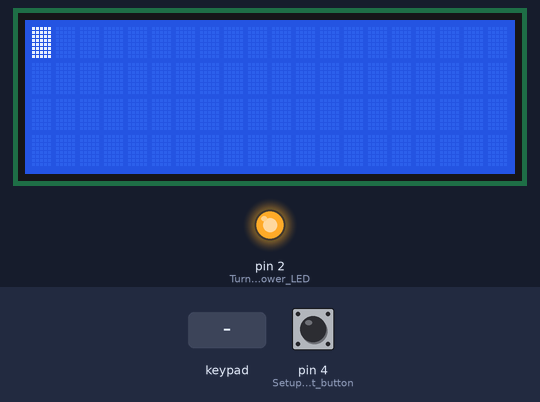
This sketch was run on a simulated Arduino Uno, built with avr-gcc and run on an emulated ATmega328P. Shown: 20×4 character LCD, output pins drawn as LEDs (lit = HIGH). Wiring (inferred from the signals the program sends): 4×4 keypad with keys 1 2 3 + 4 5 6 _ 7 8 9 * X 0 = /: rows pin 5, pin 6, pin 7, pin 8; columns pin 9, pin 10, pin 11, pin 12. The inputs (shaded band) are chosen by the test bench; at power-on: pin 4 (Setup_shift_button) HIGH. Pins used as bus, display or sensor lines are not drawn.

Above: at 1.3 s.
1.4 s: keypad keys 7 + 5 = pressed 0.4 s apart
At 3.6 s:
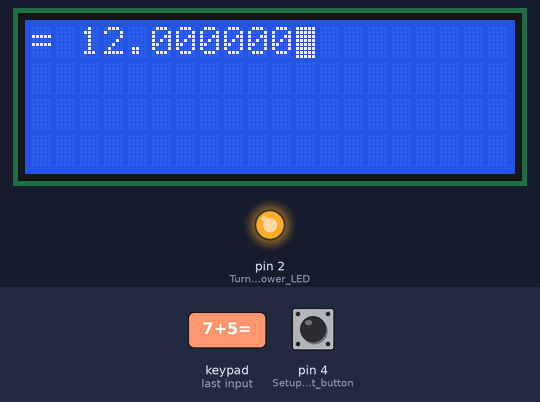
4.5 s: keypad keys 1 2 3 4 * pressed 0.4 s apart
At 6.9 s:
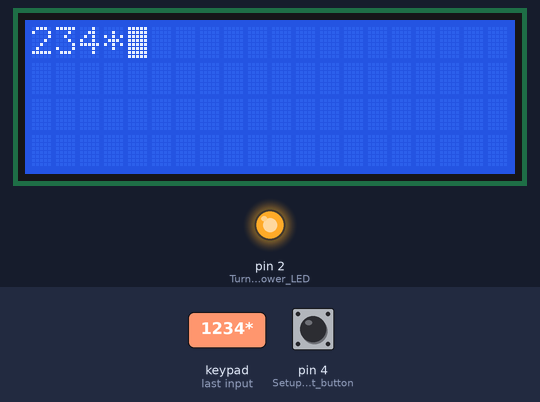
8.0 s: key '+' pressed
At 9.3 s:
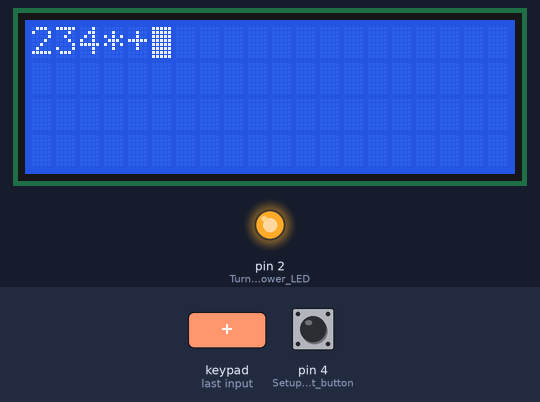
9.6 s: key '*' pressed
At 10.8 s:
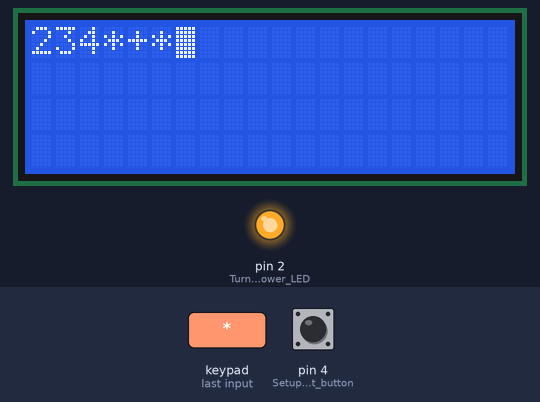
11.2 s: keypad keys 6 * 7 = pressed 0.4 s apart
At 13.5 s:
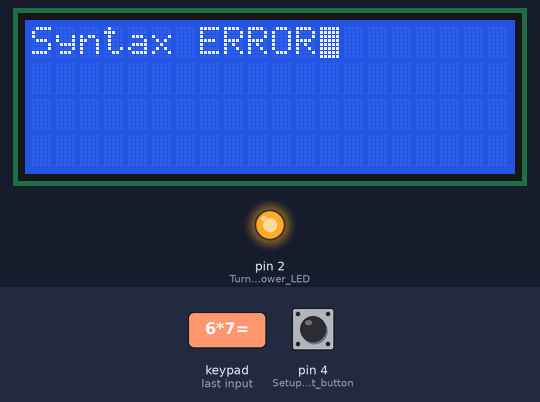
14.3 s: keypad keys 8 / 2 = pressed 0.4 s apart
At 15.05 s:
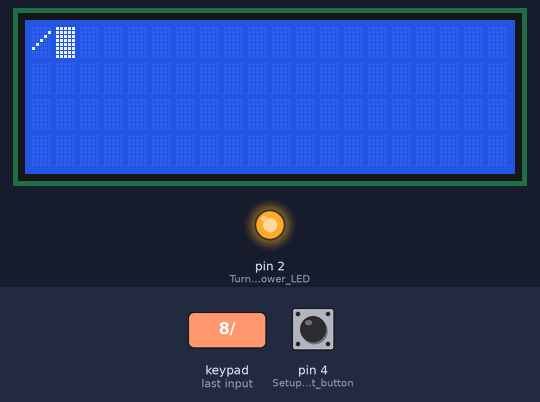
Timing chart, 0 to 17.3 s (numbered marks = the images above; inputs shaded):
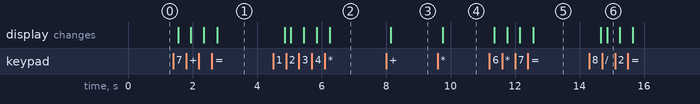

The sketch:

capstoneCalculator.ino
```cpp
/*******************************************************************
 *                  Capstone Calculator
 * An arduino based calculator created as a part of our Capstone.
 *
 * By: Matthew Wagner, Noah Blain, Donovan Booker, Brandon Garner
 *******************************************************************/

#include <Wire.h>
#include <LiquidCrystal_I2C.h>

double nothing = 3.4028235*pow(10,38);                                                                              // This value has been set to indicate that nothing is stored in the operand

LiquidCrystal_I2C lcd(0x27,20,4);                                                                                   // Set the LCD address to 0x27 for a 16 chars and 2 line display

struct operand {
  double realComponent = nothing;
  double imaginaryComponent = nothing;
  int  parenthesesDepth = 0;
};

struct operation {
  char op = NULL;
  int parenthesesDepth = 0;
};

char getKey();                                                                                                      // Returns the input from the keypad
operand parseInput(char totalInput[32]);                                                                            // Makes the input numbers and ops, and calls orderOfOps
operand orderOfOps(operand numbers[32], operation ops[31], int sizeNumbers, int sizeOps, int parenthesesLevel);     // Calls calculate on numbers and ops in the correct order
operand calculate(operand left, char op, operand right);                                                            // Returns an answer for an operation preformed on 2 complex numbers
void errorHandler(char code[]);                                                                                     // Prints the Error code and performs a reset

bool reset=1; // If true, then we must reset the calculator, clearing all values

void setup() {
  Serial.begin(9600);

  pinMode(2, OUTPUT); // Turn on Power LED
  digitalWrite(2,HIGH);

  pinMode(4, INPUT_PULLUP); // Setup shift button

  pinMode(5, OUTPUT); // Setup keypad rows
  pinMode(6, OUTPUT);
  pinMode(7, OUTPUT);
  pinMode(8, OUTPUT);
  digitalWrite(5, HIGH);
  digitalWrite(6, HIGH);
  digitalWrite(7, HIGH);
  digitalWrite(8, HIGH);

  pinMode(9, INPUT_PULLUP); // Setup keypad collumns
  pinMode(10, INPUT_PULLUP);
  pinMode(11, INPUT_PULLUP);
  pinMode(12, INPUT_PULLUP);

  lcd.init(); // Initialize the lcd
  lcd.init();
  lcd.backlight();
  lcd.setCursor(0,0);
  lcd.clear();

  byte negativeChar[] = {
    B00000,
    B00000,
    B00000,
    B01110,
    B00000,
    B00000,
    B00000,
    B00000,
  };
  lcd.createChar(0, negativeChar);
}

void loop() {
  // Preform a reset
  operand answer;
  char totalInput[32] = {NULL};
  int i= 0 ;
  reset = 0;
  int cursorLocation = 0;
  lcd.clear();
  lcd.blink();
  char input=NULL;
  while(reset == 0) { // Get new input and act accordingly
    input = getKey();
    if(input == NULL) {} // Do nothing
    else if(input=='X') { // 'X' clears the screen
      reset = 1;
    } else if(input=='x') { // 'x' is backspace
      if(cursorLocation != 0) { // Don't backspace if there is nothing there
        cursorLocation--;
        if(cursorLocation < 16) { // Move the cursor back, and wrap around the screen
          lcd.setCursor(cursorLocation,0);
        } else {
          lcd.setCursor(cursorLocation-15,1);
        }
        lcd.print(' ');
        if(cursorLocation < 16) {
          lcd.setCursor(cursorLocation,0);
        } else {
          lcd.setCursor(cursorLocation-15,1);
        }
        totalInput[i-1] = NULL; // Remove the relavent input
        i--;
      }
    } else if(input == '<') { // Move cursor backward
      if(cursorLocation != 0) {
        cursorLocation--;
        i--;
        if(cursorLocation < 16) {
          lcd.setCursor(cursorLocation,0);
        } else {
          lcd.setCursor(cursorLocation-15,1);
        }
      }
    } else if(input == '>'){ // Move cursor forward
      if(cursorLocation <= i) {
        cursorLocation++;
        i++;
        if(cursorLocation < 16) {
            lcd.setCursor(cursorLocation,0);
        } else {
          lcd.setCursor(cursorLocation-15,1);
        }
      }
    } else if(input == 'A') { // The previous answer NOT YET IMPLEMENTED
      //itoa
    } else { // The character needs printed
      cursorLocation++;
      if(cursorLocation == 16) {
        lcd.setCursor(0,1); //second row
      }
      if(input == '_') { // '_' is used for subtraction, displayed as '-'
        lcd.print('-');
      } else if(input == '-') { // '-' is used for negative numbers, displayed as the custom character
        lcd.write(0);
      } else {
        lcd.print(input);
      }
      if(input == '=') { // Calculate and print the answer
        answer = parseInput(totalInput);
        if(reset == 0) { // Only displays the answer if an error didn't occur
          lcd.clear();
          lcd.print("= ");
          if(answer.realComponent != 0 && answer.realComponent != nothing) {  // Only display the relavent components with proper precision
            if(answer.imaginaryComponent == 0 || answer.imaginaryComponent == nothing){
              lcd.print(answer.realComponent,5);
            } else {
               lcd.print(answer.realComponent);
            }

            if(answer.imaginaryComponent != 0 && answer.imaginaryComponent != nothing) {
              lcd.print(" + ");
            }
          }
          if(answer.imaginaryComponent != 0 && answer.imaginaryComponent != nothing ) {
            lcd.print("j");
            if(answer.realComponent == 0 || answer.realComponent == nothing){
              lcd.print(answer.imaginaryComponent,5);
            } else {
               lcd.print(answer.imaginaryComponent);
            }
          } else if(answer.imaginaryComponent == 0 && answer.realComponent != 0) {
            lcd.print("0");
          }
          delay(200); // Limit accidental double presses of '='
          while(getKey() == NULL) {} // Wait for an input before resetting
          reset = 1;
        }
      } else { // Just store the character
        totalInput[i]=input;
        i++;
      }
      delay(200); // Limit accidental double presses
    }
  }
}

operand parseInput(char totalInput[32])
{
  char numbers1[32] = {NULL};   // Fills up with characters to be converted to a double and stored in numbers2
  operand numbers2[32];         // Stores all the doubles with parenthesesDepth
  operation ops[31];            // Stores all our operation characters with parenthesesDepth
  int k=0;                      // Cursor for numbers1
  int l=0;                      // Cursor for numbers2
  int m=0;                      // Cursor for ops
  bool isNegative = 0;
  bool isReal = 1;
  double tempNumber = 0;
  int parenthesesLevel = 0;     // The current parentheseLevel
  for(int i=0; i<=31; i++) {
    if(totalInput[i] == '-') {
      isNegative = 1;
      if(k!=0) { // Negative symbol must be at the beginning of a number
        errorHandler("Syntax ERROR");
      }
    } else if(totalInput[i] == 'j') {
      isReal = 0;
      if(k!=0) { // j must be at the beginning of a number
        errorHandler("Syntax ERROR");
      }
    } else if(totalInput[i] == '(') {
      parenthesesLevel++;
    } else if(totalInput[i] == ')') {
      parenthesesLevel--;
      if (parenthesesLevel < 0){
        errorHandler("Syntax ERROR");
      }
    } else if((totalInput[i] >= 0x30 && totalInput[i] <= 0x39) || totalInput[i] == '.') { // If it's a number or '.', store the character
        numbers1[k] = totalInput[i];
        k++;
    } else if(totalInput[i] == '+' ||  totalInput[i] == '_' || totalInput[i] == '*' || totalInput[i] == '/' || totalInput[i] == '^') { // If it's an operation
      k=0;
      tempNumber = atof(numbers1); // Convert and store the number that was built
      if (isNegative){
        tempNumber = -1*tempNumber;
      }
      if (isReal) {
        numbers2[l].realComponent = tempNumber;
      } else {
        numbers2[l].imaginaryComponent = tempNumber;
      }
      isReal = 1;
      numbers2[l].parenthesesDepth = parenthesesLevel;
      for(int i=0; i<32; i++) {     // Clear numbers1
        numbers1[i] = {NULL};
      }
      l++;
      ops[m].op = totalInput[i];    // Store the operation
      ops[m].parenthesesDepth = parenthesesLevel;
      m++;
      if(totalInput[i-1] == '+' ||  totalInput[i-1] == '_' || totalInput[i-1] == '*' || totalInput[i-1] == '/' || totalInput[i-1] == '^') { // Operations can't be back to back
        errorHandler("Syntax ERROR");
      }
    } else if(totalInput[i] == NULL) { // We are at the end of the array
      if (parenthesesLevel != 0){
        errorHandler("Syntax ERROR");
      }
      k=0;
      tempNumber = atof(numbers1); // Convert and store the number that was built
      if (isNegative){
        tempNumber = -1*tempNumber;
      }
      if (isReal) {
        numbers2[l].realComponent = tempNumber;
      } else {
        numbers2[l].imaginaryComponent = tempNumber;
      }
      numbers2[l].parenthesesDepth = parenthesesLevel;
      l++;
      m++;
      return orderOfOps(numbers2, ops, l, m, 0); // Calculate and return the answer
    }
  }
}

operand orderOfOps(operand numbers[32], operation ops[31], int sizeNumbers, int sizeOps, int parenthesesLevel)
{
  int leftNum=0;
  int rightNum=0;
  operand trash;    // The return value of orderOfOps is not important until the final answer has been reached

  for(int i=0; i < sizeNumbers; i++) {     // If there is a greater parenthesesDepth than our current level, call orderOfOps with the next level
    if (numbers[i].parenthesesDepth > parenthesesLevel) {
      trash = orderOfOps(numbers, ops, sizeNumbers, sizeOps, parenthesesLevel+1);
      i=sizeNumbers;
    }
  }

  for(int i=0; i < sizeOps; i++) {  // Look for a '^'
    if(ops[i].op == '^' && ops[i].parenthesesDepth == parenthesesLevel) {
      int leftNum = i;
      int rightNum = i+1;
      while(numbers[leftNum].realComponent == nothing && numbers[leftNum].imaginaryComponent == nothing) {  // Find the number to the left
        leftNum--;
      }
      while(numbers[rightNum].realComponent == nothing && numbers[rightNum].imaginaryComponent == nothing) { // Find the number to the right
        rightNum++;
      }
      //if(numbers[leftNum].parenthesesDepth == parenthesesLevel && numbers[rightNum].parenthesesDepth == parenthesesLevel) {
        numbers[leftNum] = calculate(numbers[leftNum], ops[i].op, numbers[rightNum]); // Calculate the answer, storing it to the left
        numbers[rightNum].realComponent = nothing; //clear the value to the right, and the operation
        numbers[rightNum].imaginaryComponent = nothing;
        ops[i].op = NULL;
      //}
    }
  }
  for(int i=0; i < sizeOps; i++) { // Look for a '*' or '/'
    if((ops[i].op == '*' || ops[i].op == '/') && ops[i].parenthesesDepth == parenthesesLevel) {
      int leftNum = i;
      int rightNum = i+1;
      while(numbers[leftNum].realComponent == nothing && numbers[leftNum].imaginaryComponent == nothing) {
        leftNum--;
      }
      while(numbers[rightNum].realComponent == nothing && numbers[rightNum].imaginaryComponent == nothing) {
        rightNum++;
      }
      numbers[leftNum] = calculate(numbers[leftNum], ops[i].op, numbers[rightNum]);
      numbers[rightNum].realComponent = nothing;
      numbers[rightNum].imaginaryComponent = nothing;
      ops[i].op = NULL;
    }
  }
  for(int i=0; i < sizeOps; i++){ // Look for a '+' or '-'
    if((ops[i].op == '+' || ops[i].op == '_')  && ops[i].parenthesesDepth == parenthesesLevel) {
      int leftNum = i;
      int rightNum = i+1;
      while(numbers[leftNum].realComponent == nothing && numbers[leftNum].imaginaryComponent == nothing) {
        leftNum--;
      }
      while(numbers[rightNum].realComponent == nothing && numbers[rightNum].imaginaryComponent == nothing) {
        rightNum++;
      }
        numbers[leftNum] = calculate(numbers[leftNum], ops[i].op, numbers[rightNum]);
        numbers[rightNum].realComponent = nothing;
        numbers[rightNum].imaginaryComponent = nothing;
        ops[i].op = NULL;
    }
  }

  for(int i=0; i < sizeNumbers; i++) { // Decriment the parenthesesDepth of all answers
    if (numbers[i].parenthesesDepth == parenthesesLevel) {
      numbers[i].parenthesesDepth--;
    }
  }
  return numbers[0];
}

operand calculate(operand left, char op, operand right)
{
  double divisor = 0;
  if (left.realComponent == nothing){
    left.realComponent = 0;
  }
  if (left.imaginaryComponent == nothing){
    left.imaginaryComponent = 0;
  }
  if (right.realComponent == nothing){
    right.realComponent = 0;
  }
  if (right.imaginaryComponent == nothing){
    right.imaginaryComponent = 0;
  }

  operand resultant;
  switch(op) {
    case '+':
      resultant.realComponent = left.realComponent+right.realComponent;
      resultant.imaginaryComponent = left.imaginaryComponent+right.imaginaryComponent;
      break;
    case '_':
      resultant.realComponent = left.realComponent-right.realComponent;
      resultant.imaginaryComponent = left.imaginaryComponent-right.imaginaryComponent;
      break;
    case '*': // FOIL the components
      resultant.realComponent = left.realComponent*right.realComponent-left.imaginaryComponent*right.imaginaryComponent;
      resultant.imaginaryComponent = left.imaginaryComponent*right.realComponent+right.imaginaryComponent*left.realComponent;
      break;
    case '/': // Performs complex division
      divisor = pow(right.realComponent,2)+pow(right.imaginaryComponent,2);
      resultant.realComponent = (left.realComponent*right.realComponent+left.imaginaryComponent*right.imaginaryComponent)/divisor;
      resultant.imaginaryComponent =(left.imaginaryComponent*right.realComponent-left.realComponent*right.imaginaryComponent)/divisor;
      if(resultant.realComponent != resultant.realComponent || resultant.imaginaryComponent != resultant.imaginaryComponent) {
        errorHandler("/ by 0 ERROR");
      }
      break;
    case '^': // Exponents currently only work with real numbers
      if(left.imaginaryComponent == 0 && right.imaginaryComponent == 0){
        resultant.realComponent = pow(left.realComponent,right.realComponent);
        if(resultant.realComponent != resultant.realComponent) {
          left.realComponent = -1*left.realComponent;               //flips the polarity of left so the calculation can occur
          resultant.realComponent = 0;
          resultant.imaginaryComponent = pow(left.realComponent,right.realComponent);
          resultant.imaginaryComponent = 1/resultant.imaginaryComponent;   //I don't know why the answer is the inverse of what it should be. This flips it back.
        }
      } else {
        errorHandler("Does not compute");
      }
      break;
  }
  return resultant;
}

char getKey()
{
  char key[16]={'1','2','3','+','4','5','6','_','7','8','9','*','X','0','=','/'};
  if(!digitalRead(4)) // Check if using shift
  {
    key[0]='(';
    key[1]=')';
    key[3]='j';
    key[4]='<';
    key[5]='>';
    key[7]='-';
    key[11]='^';
    key[12]='x';
    key[14]='A';
    key[15]='.';
  }
  for(int i=5; i<=8; i++) { // Scan keypad rows
    digitalWrite(i, LOW);
    for(int j=9; j<=12; j++) { // Scan keypad columns
      if(!digitalRead(j)){
        while(!digitalRead(j)){} // Wait for key to be released
        digitalWrite(i,HIGH);
        return key[j-9+4*(i-5)];
      }
    }
    digitalWrite(i,HIGH);
  }
  return NULL; // Default the input to NULL
}

void errorHandler(char errorCode[])
{
  if(!reset) {  // Skip this error if an error has already been triggered
    lcd.clear();
    lcd.print(errorCode);
    reset = 1;  // Trigger a reset
    delay(200);
    while(getKey() == NULL){} // Wait for an input
  }
}
```

Measured:
- after the input at 1.4 s, the display: first changes after 0.15 s (image 1 shows a later state)
- after the input at 4.5 s, the display: first changes after 0.35 s (image 2 shows a later state)
- after the input at 8.0 s, the display: changes after 0.15 s (image 3)
- after the input at 9.6 s, the display: changes after 0.15 s (image 4)
- after the input at 11.2 s, the display: first changes after 0.15 s (image 5 shows a later state)
- after the input at 14.3 s, the display: first changes after 0.35 s (image 6 shows a later state)
